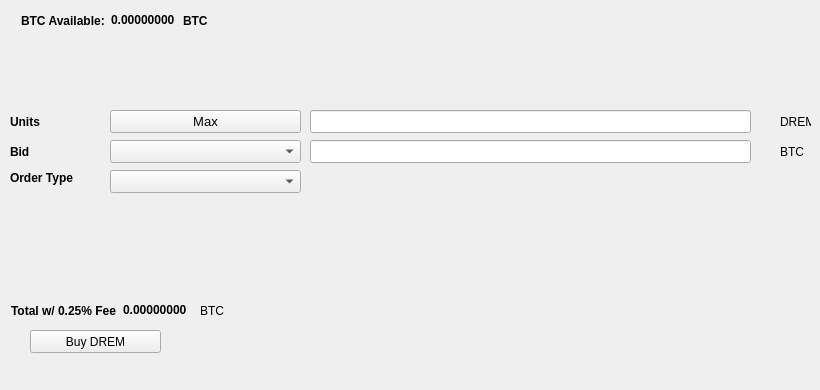
   <widget class="QWidget" name="BuyTab">
    <attribute name="title">
     <string>Buy</string>
    </attribute>
    <widget class="QPushButton" name="BuyDREM">
     <property name="geometry">
      <rect>
       <x>30</x>
       <y>330</y>
       <width>131</width>
       <height>23</height>
      </rect>
     </property>
     <property name="text">
      <string>Buy DREM</string>
     </property>
     <property name="icon">
      <iconset>
       <normaloff>:/icons/bitcoin</normaloff>:/icons/bitcoin</iconset>
     </property>
    </widget>
    <widget class="QLabel" name="label_3">
     <property name="geometry">
      <rect>
       <x>10</x>
       <y>110</y>
       <width>46</width>
       <height>23</height>
      </rect>
     </property>
     <property name="font">
      <font>
       <weight>75</weight>
       <bold>true</bold>
      </font>
     </property>
     <property name="text">
      <string>Units</string>
     </property>
    </widget>
    <widget class="QLineEdit" name="UnitsInput">
     <property name="geometry">
      <rect>
       <x>310</x>
       <y>110</y>
       <width>441</width>
       <height>23</height>
      </rect>
     </property>
     <property name="font">
      <font>
       <pointsize>9</pointsize>
       <weight>75</weight>
       <bold>true</bold>
      </font>
     </property>
    </widget>
    <widget class="QLineEdit" name="BuyBidPriceEdit">
     <property name="geometry">
      <rect>
       <x>310</x>
       <y>140</y>
       <width>441</width>
       <height>23</height>
      </rect>
     </property>
     <property name="font">
      <font>
       <pointsize>9</pointsize>
       <weight>75</weight>
       <bold>true</bold>
      </font>
     </property>
    </widget>
    <widget class="QLabel" name="label_4">
     <property name="geometry">
      <rect>
       <x>780</x>
       <y>110</y>
       <width>31</width>
       <height>23</height>
      </rect>
     </property>
     <property name="text">
      <string>DREM</string>
     </property>
    </widget>
    <widget class="QLabel" name="label_5">
     <property name="geometry">
      <rect>
       <x>780</x>
       <y>140</y>
       <width>31</width>
       <height>23</height>
      </rect>
     </property>
     <property name="text">
      <string>BTC</string>
     </property>
    </widget>
    <widget class="QLabel" name="label_6">
     <property name="geometry">
      <rect>
       <x>10</x>
       <y>140</y>
       <width>46</width>
       <height>23</height>
      </rect>
     </property>
     <property name="font">
      <font>
       <weight>75</weight>
       <bold>true</bold>
      </font>
     </property>
     <property name="text">
      <string>Bid</string>
     </property>
    </widget>
    <widget class="QLabel" name="label_7">
     <property name="geometry">
      <rect>
       <x>10</x>
       <y>170</y>
       <width>91</width>
       <height>16</height>
      </rect>
     </property>
     <property name="font">
      <font>
       <weight>75</weight>
       <bold>true</bold>
      </font>
     </property>
     <property name="text">
      <string>Order Type</string>
     </property>
    </widget>
    <widget class="QPushButton" name="Buy_Max_Amount">
     <property name="geometry">
      <rect>
       <x>110</x>
       <y>110</y>
       <width>191</width>
       <height>23</height>
      </rect>
     </property>
     <property name="font">
      <font>
       <pointsize>10</pointsize>
      </font>
     </property>
     <property name="text">
      <string>Max</string>
     </property>
    </widget>
    <widget class="QComboBox" name="BuyBidcomboBox">
     <property name="geometry">
      <rect>
       <x>110</x>
       <y>140</y>
       <width>191</width>
       <height>23</height>
      </rect>
     </property>
     <property name="font">
      <font>
       <pointsize>10</pointsize>
      </font>
     </property>
    </widget>
    <widget class="QComboBox" name="buyOrdertypeCombo">
     <property name="geometry">
      <rect>
       <x>110</x>
       <y>170</y>
       <width>191</width>
       <height>23</height>
      </rect>
     </property>
     <property name="font">
      <font>
       <pointsize>10</pointsize>
      </font>
     </property>
    </widget>
    <widget class="QWidget" name="layoutWidget1">
     <property name="geometry">
      <rect>
       <x>21</x>
       <y>11</y>
       <width>227</width>
       <height>19</height>
      </rect>
     </property>
     <layout class="QHBoxLayout" name="horizontalLayout_3">
      <item>
       <widget class="QLabel" name="label232">
        <property name="font">
         <font>
          <weight>75</weight>
          <bold>true</bold>
         </font>
        </property>
        <property name="text">
         <string>BTC Available:</string>
        </property>
       </widget>
      </item>
      <item>
       <widget class="QLabel" name="BtcAvailableLbl">
        <property name="palette">
         <palette>
          <active>
           <colorrole role="WindowText">
            <brush brushstyle="SolidPattern">
             <color alpha="255">
              <red>0</red>
              <green>0</green>
              <blue>0</blue>
             </color>
            </brush>
           </colorrole>
           <colorrole role="Button">
            <brush brushstyle="SolidPattern">
             <color alpha="255">
              <red>0</red>
              <green>170</green>
              <blue>0</blue>
             </color>
            </brush>
           </colorrole>
           <colorrole role="Light">
            <brush brushstyle="SolidPattern">
             <color alpha="255">
              <red>0</red>
              <green>255</green>
              <blue>0</blue>
             </color>
            </brush>
           </colorrole>
           <colorrole role="Midlight">
            <brush brushstyle="SolidPattern">
             <color alpha="255">
              <red>0</red>
              <green>212</green>
              <blue>0</blue>
             </color>
            </brush>
           </colorrole>
           <colorrole role="Dark">
            <brush brushstyle="SolidPattern">
             <color alpha="255">
              <red>0</red>
              <green>85</green>
              <blue>0</blue>
             </color>
            </brush>
           </colorrole>
           <colorrole role="Mid">
            <brush brushstyle="SolidPattern">
             <color alpha="255">
              <red>0</red>
              <green>113</green>
              <blue>0</blue>
             </color>
            </brush>
           </colorrole>
           <colorrole role="Text">
            <brush brushstyle="SolidPattern">
             <color alpha="255">
              <red>0</red>
              <green>170</green>
              <blue>0</blue>
             </color>
            </brush>
           </colorrole>
           <colorrole role="BrightText">
            <brush brushstyle="SolidPattern">
             <color alpha="255">
              <red>255</red>
              <green>255</green>
              <blue>255</blue>
             </color>
            </brush>
           </colorrole>
           <colorrole role="ButtonText">
            <brush brushstyle="SolidPattern">
             <color alpha="255">
              <red>0</red>
              <green>0</green>
              <blue>0</blue>
             </color>
            </brush>
           </colorrole>
           <colorrole role="Base">
            <brush brushstyle="SolidPattern">
             <color alpha="255">
              <red>255</red>
              <green>255</green>
              <blue>255</blue>
             </color>
            </brush>
           </colorrole>
           <colorrole role="Window">
            <brush brushstyle="SolidPattern">
             <color alpha="255">
              <red>0</red>
              <green>170</green>
              <blue>0</blue>
             </color>
            </brush>
           </colorrole>
           <colorrole role="Shadow">
            <brush brushstyle="SolidPattern">
             <color alpha="255">
              <red>0</red>
              <green>0</green>
              <blue>0</blue>
             </color>
            </brush>
           </colorrole>
           <colorrole role="AlternateBase">
            <brush brushstyle="SolidPattern">
             <color alpha="255">
              <red>127</red>
              <green>212</green>
              <blue>127</blue>
             </color>
            </brush>
           </colorrole>
           <colorrole role="ToolTipBase">
            <brush brushstyle="SolidPattern">
             <color alpha="255">
              <red>255</red>
              <green>255</green>
              <blue>220</blue>
             </color>
            </brush>
           </colorrole>
           <colorrole role="ToolTipText">
            <brush brushstyle="SolidPattern">
             <color alpha="255">
              <red>0</red>
              <green>0</green>
              <blue>0</blue>
             </color>
            </brush>
           </colorrole>
          </active>
          <inactive>
           <colorrole role="WindowText">
            <brush brushstyle="SolidPattern">
             <color alpha="255">
              <red>0</red>
              <green>0</green>
              <blue>0</blue>
             </color>
            </brush>
           </colorrole>
           <colorrole role="Button">
            <brush brushstyle="SolidPattern">
             <color alpha="255">
              <red>0</red>
              <green>170</green>
              <blue>0</blue>
             </color>
            </brush>
           </colorrole>
           <colorrole role="Light">
            <brush brushstyle="SolidPattern">
             <color alpha="255">
              <red>0</red>
              <green>255</green>
              <blue>0</blue>
             </color>
            </brush>
           </colorrole>
           <colorrole role="Midlight">
            <brush brushstyle="SolidPattern">
             <color alpha="255">
              <red>0</red>
              <green>212</green>
              <blue>0</blue>
             </color>
            </brush>
           </colorrole>
           <colorrole role="Dark">
            <brush brushstyle="SolidPattern">
             <color alpha="255">
              <red>0</red>
              <green>85</green>
              <blue>0</blue>
             </color>
            </brush>
           </colorrole>
           <colorrole role="Mid">
            <brush brushstyle="SolidPattern">
             <color alpha="255">
              <red>0</red>
              <green>113</green>
              <blue>0</blue>
             </color>
            </brush>
           </colorrole>
           <colorrole role="Text">
            <brush brushstyle="SolidPattern">
             <color alpha="255">
              <red>0</red>
              <green>170</green>
              <blue>0</blue>
             </color>
            </brush>
           </colorrole>
           <colorrole role="BrightText">
            <brush brushstyle="SolidPattern">
             <color alpha="255">
              <red>255</red>
              <green>255</green>
              <blue>255</blue>
             </color>
            </brush>
           </colorrole>
           <colorrole role="ButtonText">
            <brush brushstyle="SolidPattern">
             <color alpha="255">
              <red>0</red>
              <green>0</green>
              <blue>0</blue>
             </color>
            </brush>
           </colorrole>
           <colorrole role="Base">
            <brush brushstyle="SolidPattern">
             <color alpha="255">
              <red>255</red>
              <green>255</green>
              <blue>255</blue>
             </color>
            </brush>
           </colorrole>
           <colorrole role="Window">
            <brush brushstyle="SolidPattern">
             <color alpha="255">
              <red>0</red>
              <green>170</green>
              <blue>0</blue>
             </color>
            </brush>
           </colorrole>
           <colorrole role="Shadow">
            <brush brushstyle="SolidPattern">
             <color alpha="255">
              <red>0</red>
              <green>0</green>
              <blue>0</blue>
             </color>
            </brush>
           </colorrole>
           <colorrole role="AlternateBase">
            <brush brushstyle="SolidPattern">
             <color alpha="255">
              <red>127</red>
              <green>212</green>
              <blue>127</blue>
             </color>
            </brush>
           </colorrole>
           <colorrole role="ToolTipBase">
            <brush brushstyle="SolidPattern">
             <color alpha="255">
              <red>255</red>
              <green>255</green>
              <blue>220</blue>
             </color>
            </brush>
           </colorrole>
           <colorrole role="ToolTipText">
            <brush brushstyle="SolidPattern">
             <color alpha="255">
              <red>0</red>
              <green>0</green>
              <blue>0</blue>
             </color>
            </brush>
           </colorrole>
          </inactive>
          <disabled>
           <colorrole role="WindowText">
            <brush brushstyle="SolidPattern">
             <color alpha="255">
              <red>0</red>
              <green>85</green>
              <blue>0</blue>
             </color>
            </brush>
           </colorrole>
           <colorrole role="Button">
            <brush brushstyle="SolidPattern">
             <color alpha="255">
              <red>0</red>
              <green>170</green>
              <blue>0</blue>
             </color>
            </brush>
           </colorrole>
           <colorrole role="Light">
            <brush brushstyle="SolidPattern">
             <color alpha="255">
              <red>0</red>
              <green>255</green>
              <blue>0</blue>
             </color>
            </brush>
           </colorrole>
           <colorrole role="Midlight">
            <brush brushstyle="SolidPattern">
             <color alpha="255">
              <red>0</red>
              <green>212</green>
              <blue>0</blue>
             </color>
            </brush>
           </colorrole>
           <colorrole role="Dark">
            <brush brushstyle="SolidPattern">
             <color alpha="255">
              <red>0</red>
              <green>85</green>
              <blue>0</blue>
             </color>
            </brush>
           </colorrole>
           <colorrole role="Mid">
            <brush brushstyle="SolidPattern">
             <color alpha="255">
              <red>0</red>
              <green>113</green>
              <blue>0</blue>
             </color>
            </brush>
           </colorrole>
           <colorrole role="Text">
            <brush brushstyle="SolidPattern">
             <color alpha="255">
              <red>0</red>
              <green>85</green>
              <blue>0</blue>
             </color>
            </brush>
           </colorrole>
           <colorrole role="BrightText">
            <brush brushstyle="SolidPattern">
             <color alpha="255">
              <red>255</red>
              <green>255</green>
              <blue>255</blue>
             </color>
            </brush>
           </colorrole>
           <colorrole role="ButtonText">
            <brush brushstyle="SolidPattern">
             <color alpha="255">
              <red>0</red>
              <green>85</green>
              <blue>0</blue>
             </color>
            </brush>
           </colorrole>
           <colorrole role="Base">
            <brush brushstyle="SolidPattern">
             <color alpha="255">
              <red>0</red>
              <green>170</green>
              <blue>0</blue>
             </color>
            </brush>
           </colorrole>
           <colorrole role="Window">
            <brush brushstyle="SolidPattern">
             <color alpha="255">
              <red>0</red>
              <green>170</green>
              <blue>0</blue>
             </color>
            </brush>
           </colorrole>
           <colorrole role="Shadow">
            <brush brushstyle="SolidPattern">
             <color alpha="255">
              <red>0</red>
              <green>0</green>
              <blue>0</blue>
             </color>
            </brush>
           </colorrole>
           <colorrole role="AlternateBase">
            <brush brushstyle="SolidPattern">
             <color alpha="255">
              <red>0</red>
              <green>170</green>
              <blue>0</blue>
             </color>
            </brush>
           </colorrole>
           <colorrole role="ToolTipBase">
            <brush brushstyle="SolidPattern">
             <color alpha="255">
              <red>255</red>
              <green>255</green>
              <blue>220</blue>
             </color>
            </brush>
           </colorrole>
           <colorrole role="ToolTipText">
            <brush brushstyle="SolidPattern">
             <color alpha="255">
              <red>0</red>
              <green>0</green>
              <blue>0</blue>
             </color>
            </brush>
           </colorrole>
          </disabled>
         </palette>
        </property>
        <property name="font">
         <font>
          <weight>75</weight>
          <bold>true</bold>
         </font>
        </property>
        <property name="text">
         <string>0.00000000</string>
        </property>
        <property name="textInteractionFlags">
         <set>Qt::LinksAccessibleByMouse|Qt::TextSelectableByKeyboard|Qt::TextSelectableByMouse</set>
        </property>
       </widget>
      </item>
      <item>
       <widget class="QLabel" name="BtcAvailableLbl_2">
        <property name="font">
         <font>
          <weight>75</weight>
          <bold>true</bold>
         </font>
        </property>
        <property name="text">
         <string>BTC</string>
        </property>
       </widget>
      </item>
     </layout>
    </widget>
    <widget class="QWidget" name="layoutWidge2">
     <property name="geometry">
      <rect>
       <x>11</x>
       <y>301</y>
       <width>259</width>
       <height>19</height>
      </rect>
     </property>
     <layout class="QHBoxLayout" name="horizontalLayout_4">
      <item>
       <widget class="QLabel" name="label_9">
        <property name="font">
         <font>
          <weight>75</weight>
          <bold>true</bold>
         </font>
        </property>
        <property name="text">
         <string>Total w/ 0.25% Fee</string>
        </property>
       </widget>
      </item>
      <item>
       <widget class="QLabel" name="BuyCostLabel">
        <property name="palette">
         <palette>
          <active>
           <colorrole role="WindowText">
            <brush brushstyle="SolidPattern">
             <color alpha="255">
              <red>0</red>
              <green>0</green>
              <blue>0</blue>
             </color>
            </brush>
           </colorrole>
           <colorrole role="Button">
            <brush brushstyle="SolidPattern">
             <color alpha="255">
              <red>0</red>
              <green>170</green>
              <blue>0</blue>
             </color>
            </brush>
           </colorrole>
           <colorrole role="Light">
            <brush brushstyle="SolidPattern">
             <color alpha="255">
              <red>0</red>
              <green>255</green>
              <blue>0</blue>
             </color>
            </brush>
           </colorrole>
           <colorrole role="Midlight">
            <brush brushstyle="SolidPattern">
             <color alpha="255">
              <red>0</red>
              <green>212</green>
              <blue>0</blue>
             </color>
            </brush>
           </colorrole>
           <colorrole role="Dark">
            <brush brushstyle="SolidPattern">
             <color alpha="255">
              <red>0</red>
              <green>85</green>
              <blue>0</blue>
             </color>
            </brush>
           </colorrole>
           <colorrole role="Mid">
            <brush brushstyle="SolidPattern">
             <color alpha="255">
              <red>0</red>
              <green>113</green>
              <blue>0</blue>
             </color>
            </brush>
           </colorrole>
           <colorrole role="Text">
            <brush brushstyle="SolidPattern">
             <color alpha="255">
              <red>0</red>
              <green>170</green>
              <blue>0</blue>
             </color>
            </brush>
           </colorrole>
           <colorrole role="BrightText">
            <brush brushstyle="SolidPattern">
             <color alpha="255">
              <red>255</red>
              <green>255</green>
              <blue>255</blue>
             </color>
            </brush>
           </colorrole>
           <colorrole role="ButtonText">
            <brush brushstyle="SolidPattern">
             <color alpha="255">
              <red>0</red>
              <green>0</green>
              <blue>0</blue>
             </color>
            </brush>
           </colorrole>
           <colorrole role="Base">
            <brush brushstyle="SolidPattern">
             <color alpha="255">
              <red>255</red>
              <green>255</green>
              <blue>255</blue>
             </color>
            </brush>
           </colorrole>
           <colorrole role="Window">
            <brush brushstyle="SolidPattern">
             <color alpha="255">
              <red>0</red>
              <green>170</green>
              <blue>0</blue>
             </color>
            </brush>
           </colorrole>
           <colorrole role="Shadow">
            <brush brushstyle="SolidPattern">
             <color alpha="255">
              <red>0</red>
              <green>0</green>
              <blue>0</blue>
             </color>
            </brush>
           </colorrole>
           <colorrole role="AlternateBase">
            <brush brushstyle="SolidPattern">
             <color alpha="255">
              <red>127</red>
              <green>212</green>
              <blue>127</blue>
             </color>
            </brush>
           </colorrole>
           <colorrole role="ToolTipBase">
            <brush brushstyle="SolidPattern">
             <color alpha="255">
              <red>255</red>
              <green>255</green>
              <blue>220</blue>
             </color>
            </brush>
           </colorrole>
           <colorrole role="ToolTipText">
            <brush brushstyle="SolidPattern">
             <color alpha="255">
              <red>0</red>
              <green>0</green>
              <blue>0</blue>
             </color>
            </brush>
           </colorrole>
          </active>
          <inactive>
           <colorrole role="WindowText">
            <brush brushstyle="SolidPattern">
             <color alpha="255">
              <red>0</red>
              <green>0</green>
              <blue>0</blue>
             </color>
            </brush>
           </colorrole>
           <colorrole role="Button">
            <brush brushstyle="SolidPattern">
             <color alpha="255">
              <red>0</red>
              <green>170</green>
              <blue>0</blue>
             </color>
            </brush>
           </colorrole>
           <colorrole role="Light">
            <brush brushstyle="SolidPattern">
             <color alpha="255">
              <red>0</red>
              <green>255</green>
              <blue>0</blue>
             </color>
            </brush>
           </colorrole>
           <colorrole role="Midlight">
            <brush brushstyle="SolidPattern">
             <color alpha="255">
              <red>0</red>
              <green>212</green>
              <blue>0</blue>
             </color>
            </brush>
           </colorrole>
           <colorrole role="Dark">
            <brush brushstyle="SolidPattern">
             <color alpha="255">
              <red>0</red>
              <green>85</green>
              <blue>0</blue>
             </color>
            </brush>
           </colorrole>
           <colorrole role="Mid">
            <brush brushstyle="SolidPattern">
             <color alpha="255">
              <red>0</red>
              <green>113</green>
              <blue>0</blue>
             </color>
            </brush>
           </colorrole>
           <colorrole role="Text">
            <brush brushstyle="SolidPattern">
             <color alpha="255">
              <red>0</red>
              <green>170</green>
              <blue>0</blue>
             </color>
            </brush>
           </colorrole>
           <colorrole role="BrightText">
            <brush brushstyle="SolidPattern">
             <color alpha="255">
              <red>255</red>
              <green>255</green>
              <blue>255</blue>
             </color>
            </brush>
           </colorrole>
           <colorrole role="ButtonText">
            <brush brushstyle="SolidPattern">
             <color alpha="255">
              <red>0</red>
              <green>0</green>
              <blue>0</blue>
             </color>
            </brush>
           </colorrole>
           <colorrole role="Base">
            <brush brushstyle="SolidPattern">
             <color alpha="255">
              <red>255</red>
              <green>255</green>
              <blue>255</blue>
             </color>
            </brush>
           </colorrole>
           <colorrole role="Window">
            <brush brushstyle="SolidPattern">
             <color alpha="255">
              <red>0</red>
              <green>170</green>
              <blue>0</blue>
             </color>
            </brush>
           </colorrole>
           <colorrole role="Shadow">
            <brush brushstyle="SolidPattern">
             <color alpha="255">
              <red>0</red>
              <green>0</green>
              <blue>0</blue>
             </color>
            </brush>
           </colorrole>
           <colorrole role="AlternateBase">
            <brush brushstyle="SolidPattern">
             <color alpha="255">
              <red>127</red>
              <green>212</green>
              <blue>127</blue>
             </color>
            </brush>
           </colorrole>
           <colorrole role="ToolTipBase">
            <brush brushstyle="SolidPattern">
             <color alpha="255">
              <red>255</red>
              <green>255</green>
              <blue>220</blue>
             </color>
            </brush>
           </colorrole>
           <colorrole role="ToolTipText">
            <brush brushstyle="SolidPattern">
             <color alpha="255">
              <red>0</red>
              <green>0</green>
              <blue>0</blue>
             </color>
            </brush>
           </colorrole>
          </inactive>
          <disabled>
           <colorrole role="WindowText">
            <brush brushstyle="SolidPattern">
             <color alpha="255">
              <red>0</red>
              <green>85</green>
              <blue>0</blue>
             </color>
            </brush>
           </colorrole>
           <colorrole role="Button">
            <brush brushstyle="SolidPattern">
             <color alpha="255">
              <red>0</red>
              <green>170</green>
              <blue>0</blue>
             </color>
            </brush>
           </colorrole>
           <colorrole role="Light">
            <brush brushstyle="SolidPattern">
             <color alpha="255">
              <red>0</red>
              <green>255</green>
              <blue>0</blue>
             </color>
            </brush>
           </colorrole>
           <colorrole role="Midlight">
            <brush brushstyle="SolidPattern">
             <color alpha="255">
              <red>0</red>
              <green>212</green>
              <blue>0</blue>
             </color>
            </brush>
           </colorrole>
           <colorrole role="Dark">
            <brush brushstyle="SolidPattern">
             <color alpha="255">
              <red>0</red>
              <green>85</green>
              <blue>0</blue>
             </color>
            </brush>
           </colorrole>
           <colorrole role="Mid">
            <brush brushstyle="SolidPattern">
             <color alpha="255">
              <red>0</red>
              <green>113</green>
              <blue>0</blue>
             </color>
            </brush>
           </colorrole>
           <colorrole role="Text">
            <brush brushstyle="SolidPattern">
             <color alpha="255">
              <red>0</red>
              <green>85</green>
              <blue>0</blue>
             </color>
            </brush>
           </colorrole>
           <colorrole role="BrightText">
            <brush brushstyle="SolidPattern">
             <color alpha="255">
              <red>255</red>
              <green>255</green>
              <blue>255</blue>
             </color>
            </brush>
           </colorrole>
           <colorrole role="ButtonText">
            <brush brushstyle="SolidPattern">
             <color alpha="255">
              <red>0</red>
              <green>85</green>
              <blue>0</blue>
             </color>
            </brush>
           </colorrole>
           <colorrole role="Base">
            <brush brushstyle="SolidPattern">
             <color alpha="255">
              <red>0</red>
              <green>170</green>
              <blue>0</blue>
             </color>
            </brush>
           </colorrole>
           <colorrole role="Window">
            <brush brushstyle="SolidPattern">
             <color alpha="255">
              <red>0</red>
              <green>170</green>
              <blue>0</blue>
             </color>
            </brush>
           </colorrole>
           <colorrole role="Shadow">
            <brush brushstyle="SolidPattern">
             <color alpha="255">
              <red>0</red>
              <green>0</green>
              <blue>0</blue>
             </color>
            </brush>
           </colorrole>
           <colorrole role="AlternateBase">
            <brush brushstyle="SolidPattern">
             <color alpha="255">
              <red>0</red>
              <green>170</green>
              <blue>0</blue>
             </color>
            </brush>
           </colorrole>
           <colorrole role="ToolTipBase">
            <brush brushstyle="SolidPattern">
             <color alpha="255">
              <red>255</red>
              <green>255</green>
              <blue>220</blue>
             </color>
            </brush>
           </colorrole>
           <colorrole role="ToolTipText">
            <brush brushstyle="SolidPattern">
             <color alpha="255">
              <red>0</red>
              <green>0</green>
              <blue>0</blue>
             </color>
            </brush>
           </colorrole>
          </disabled>
         </palette>
        </property>
        <property name="font">
         <font>
          <weight>75</weight>
          <bold>true</bold>
         </font>
        </property>
        <property name="autoFillBackground">
         <bool>false</bool>
        </property>
        <property name="text">
         <string>0.00000000</string>
        </property>
        <property name="textInteractionFlags">
         <set>Qt::LinksAccessibleByMouse|Qt::TextSelectableByMouse</set>
        </property>
       </widget>
      </item>
      <item>
       <widget class="QLabel" name="label_10">
        <property name="font">
         <font>
          <weight>50</weight>
          <bold>false</bold>
         </font>
        </property>
        <property name="text">
         <string>BTC</string>
        </property>
       </widget>
      </item>
     </layout>
    </widget>
    <widget class="QLabel" name="label_24">
     <property name="geometry">
      <rect>
       <x>460</x>
       <y>300</y>
       <width>281</width>
       <height>81</height>
      </rect>
     </property>
     <property name="text">
      <string/>
     </property>
     <property name="pixmap">
      <pixmap>:/images/bittrex</pixmap>
     </property>
    </widget>
   </widget>
